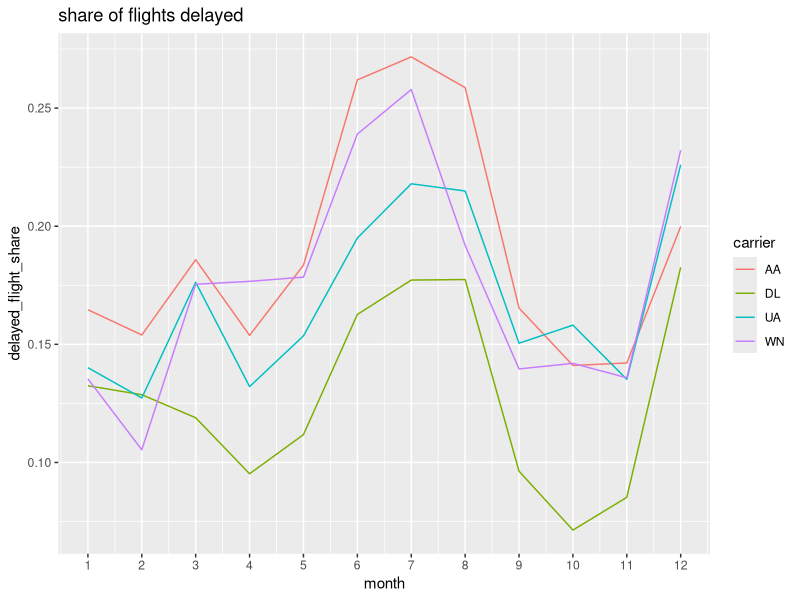
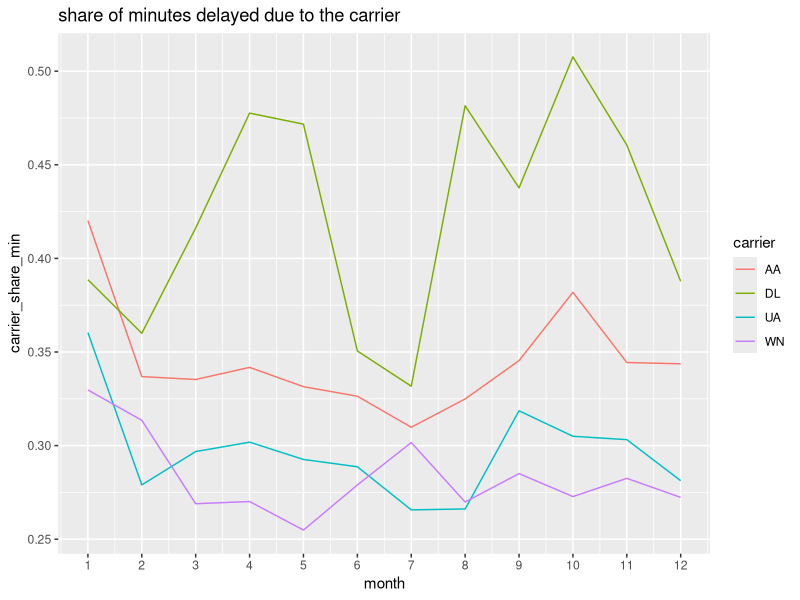

These charts were generated, in order, by the following R code:

lapply(list("dplyr", "rvest", "stringr", "xlsx", "readxl","seleniumPipes",
            "regexPipes", "gtools","readxl",'lubridate','ggplot2','alr3','gridExtra'), require, c = 1)
setwd('/Users/Alex/Desktop/datavis')
df <- read.csv('./655176550_12017_3428_airline_delay_causes.csv', header = TRUE)
str(df)


##Shaping
df <- subset(df, select = c('year','arr_del15','arr_flights','X.month','carrier','X.arr_delay',
                            'X.carrier_delay'))
colnames(df)[4] <- 'month'
colnames(df)[6] <- 'arr_delay'
colnames(df)[7] <- 'carrier_delay'

df <- subset(df, df$carrier %in% c('AA','DL', 'WN', 'UA'))
df <- df[complete.cases(df),]
df$date <- as.Date(paste(df$year, df$month, 1, sep='-'), format="%Y-%m-%d")
df$carrier <- as.factor(as.character(df$carrier))

table(df$month)
str(df)
table(df$carrier)
df$month <- as.integer(df$month)
str(df)


groups <- group_by(df, month, carrier)
df1 <- summarise(groups,  delayed_flight_share = sum(arr_del15) / sum(arr_flights),
                 carrier_share_min = sum(carrier_delay) / sum(arr_delay))

df1 <- df1 %>% arrange(carrier)
df1$date <- as.Date(paste(2016, df1$month, 1, sep='-'), format="%Y-%m-%d")

ggplot(data = df1,
       aes(x = month, y = delayed_flight_share)) +
  geom_line(aes(color = carrier)) + scale_x_continuous(limits=c(1,12), 
                                                       breaks=seq(1,12,1))+
  ggtitle ('share of flights delayed')

ggplot(data = df1,
       aes(x = month, y = carrier_share_min)) +
  geom_line(aes(color = carrier)) + scale_x_continuous(limits=c(1,12), 
                                                       breaks=seq(1,12,1))+
  ggtitle ('share of minutes delayed due to the carrier')

##we see that July sucks for delays, but its not carriers' fault

